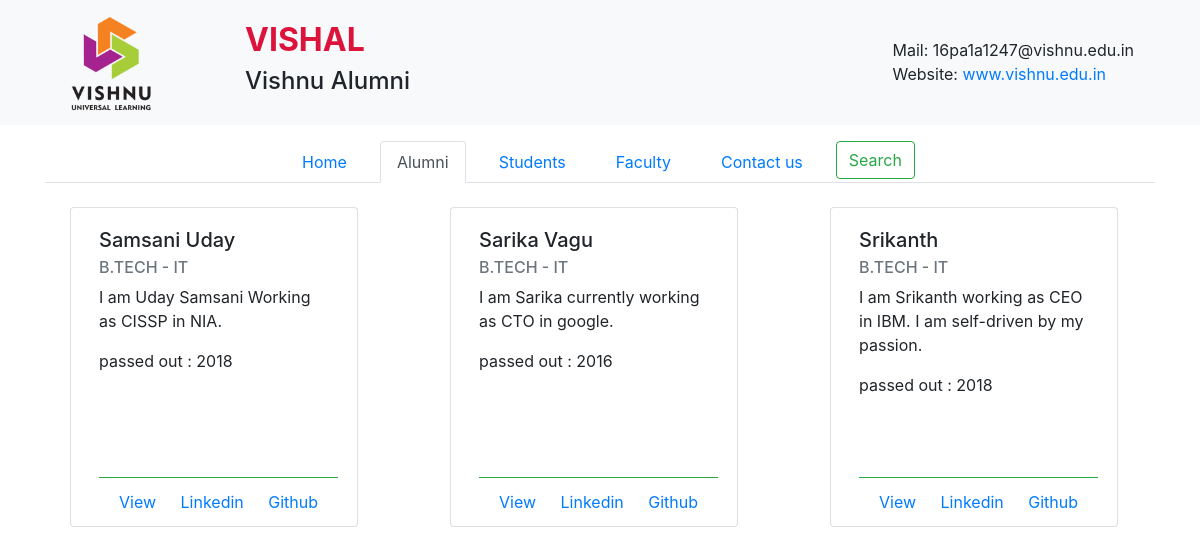
The page /ListFeed/ on the database as committed earlier.
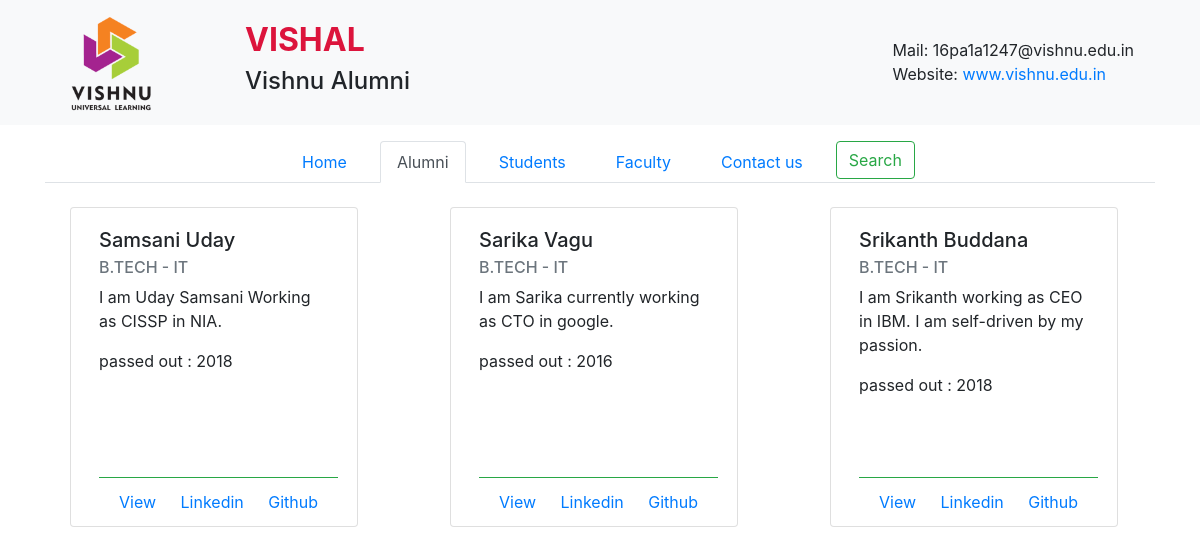
The same page on the database as committed later.
### portal/models.py (models this page shows, shortened)
class AlumniInfo(models.Model):
    email_regex = RegexValidator(regex=r'^\w+@[a-zA-Z_]+?\.[a-zA-Z]{2,6}')
    phn_regex=RegexValidator(regex=r'^[0-9]{10}')
    regno_regex=RegexValidator(regex=r'^[0-9A-Z-]+')
    linkin_regex=RegexValidator(regex=r'^\w+://+www.linkedin.com+')
    git_regex=RegexValidator(regex=r'\w+://github.com+')
    name = models.CharField(max_length=20)
    reg_no = models.CharField(max_length=11,validators=[regno_regex])
    mail_id = models.CharField(max_length=35,validators=[email_regex])
    degree = models.CharField(max_length=12,choices=degree_choice)
    department = models.CharField(max_length=12,choices=dept_choice)
    company= models.CharField(max_length=12)
    experience = models.CharField(max_length=2,choices=experience_choice)
    location = models.CharField(max_length=15)
    linkedin = models.CharField(max_length=50,validators=[linkin_regex])
    github = models.CharField(max_length=50,validators=[git_regex])
    working_as = models.CharField(max_length=20)
    phn_no = models.CharField(validators=[phn_regex],max_length=10, default=0)
    description = models.TextField(max_length=120,null=True, blank=True)
    passed_out = models.PositiveIntegerField(default=2012)

### portal/views.py (the view)
# urls.py: path('ListFeed/',portalView.ListFeed.as_view(template_name='ListFeed.html'),name='list-feed'),
class ListFeed(ListView):
    model = AlumniInfo
    paginate_by = 15
    def get_context_data(self, **kwargs):
        context = super().get_context_data(**kwargs)
        return context

### portal/templates/ListFeed.html (shortened to what this page needs)
<!DOCTYPE html>
<html lang="en">
<head>
    {% load static %}
    {% load static %}
    <link rel="stylesheet" href="{% static 'portal/css/bootstrap.min.css' %}">
    {% load static %}
    <link rel="stylesheet" href="{% static 'portal/css/listfeed.css' %}">
    {% load static %}
    {% load static %}
    {% load static %}
</head>
<body>
    <nav class="navbar navbar-light bg-light">
        <div class="container">
            <div class="col-2">
                    <a class="navbar-brand" href="{% url 'index' %}">
                            {% load static %}
                            <img src="{% static 'portal/images/logo_head.png' %}" alt="https://upload.wikimedia.org/wikipedia/en/c/c2/Vishnu_Universal_Learning.png" width="100px">
                        </a>
            </div>
            <div class="col-7">
                <h2><b>VISHAL</b></h2>
                <h4>Vishnu Alumni</h4>
            </div>
            <div class="col-3">
                <h8>Mail: 16pa1a1247@vishnu.edu.in</h8>
                <h8>Website: <a href="www.vishnu.edu.in">www.vishnu.edu.in</a></h8>
            </div>
        </div>
    </nav>
    <div class="container mynav">
        <ul class="nav justify-content-center nav-tabs">
            <li class="nav-item">
                <a class="nav-link" href="{% url 'index' %}">Home</a>
            </li>
            <li class="nav-item">
                <a class="nav-link active" href=" {% url 'list-feed' %}">Alumni</a>
            </li>
            <li class="nav-item">
                <a class="nav-link" href="#">Students</a>
            </li>
            <li class="nav-item">
                <a class="nav-link" href="#">Faculty</a>
            </li>
            <li class="nav-item">
                <a class="nav-link" href="#">Contact us</a>
            </li>
            <li class="nav-item right">
                <form class="form-inline" method="get" action="{% url "search" %}>
                    <input class="form-control mr-sm-2 searchfield" name='q' type="search" placeholder="Search" aria-label="Search">
                    <button class="btn btn-outline-success my-2 my-sm-0" type="submit">Search</button>
                </form>
            </li>
        </ul>
    </div>
    <div class="mybody">
        <div id="names" class="container">
                <div class="row">
                    {% for x in object_list %}
                        <div id=" fornames " class="col">
                            <div class="card" style="width:18rem;height:20rem;">
                                  <div class="card-body">
                                      <h5 class="card-title">{{ x.name }}</h5>
                                      <h6 class="card-subtitle mb-2 text-muted">{{ x.degree }} - {{ x.department }}</h6>
                                      <p class="card-text">{{ x.description }}</p>
                                      <p class="card-text">passed out : {{x.passed_out }}</p>
                                      <div class="card-footer bg-transparent border-success">
                                          <a href="{% url 'profile' x.id %}" class="card-link">View</a>
                                          <a href="{{ x.linkedin }}" class="card-link">Linkedin</a>
                                          <a href="{{ x.github }}" class="card-link">Github</a>
                                      </div>
                                  </div>
                            </div>
                        </div>
                    {% endfor %}
                </div>
        </div>
    </div>
</body>
</html>

Rows that differ between the two databases and show on the page:
changed AlumniInfo "I am Srikanth working as CEO in IBM. I am self-driven by my passion.": name "Srikanth" → "Srikanth Buddana"
